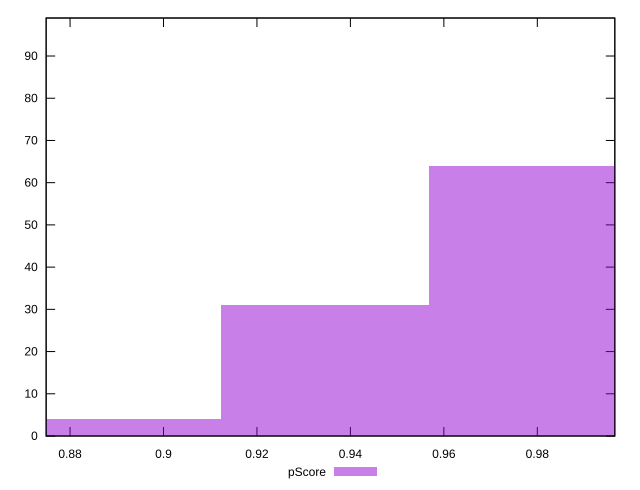

The script that saved this image:
reset

$pScore <<EOF
0.9790907681377953 64
0.93458664231335 31
0.8900825164889048 4
EOF

set key outside below
set boxwidth 0.04450412582444524
set xrange [0.8748826585073285:0.9965889518668853]
set yrange [0:99]
set trange [0:99]
set style fill transparent solid 0.5 noborder
set terminal svg size 640, 490 enhanced background rgb 'white'
set output "reports/report_00027_2021-02-24T12-40-31.850Z/first-meaningful-paint/samples/card/pScore/histogram.svg"

plot $pScore title "pScore" with boxes

reset
